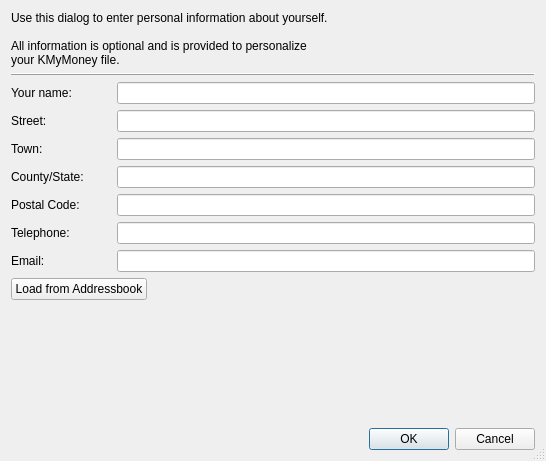
<?xml version="1.0" encoding="UTF-8"?>
<ui version="4.0">
 <class>EditPersonalDataDlg</class>
 <widget class="QDialog" name="EditPersonalDataDlg">
  <property name="geometry">
   <rect>
    <x>0</x>
    <y>0</y>
    <width>546</width>
    <height>461</height>
   </rect>
  </property>
  <property name="windowTitle">
   <string>New File Dialog</string>
  </property>
  <property name="sizeGripEnabled">
   <bool>true</bool>
  </property>
  <layout class="QVBoxLayout">
   <property name="spacing">
    <number>6</number>
   </property>
   <property name="leftMargin">
    <number>11</number>
   </property>
   <property name="topMargin">
    <number>11</number>
   </property>
   <property name="rightMargin">
    <number>11</number>
   </property>
   <property name="bottomMargin">
    <number>11</number>
   </property>
   <item>
    <layout class="QHBoxLayout">
     <property name="spacing">
      <number>6</number>
     </property>
     <property name="leftMargin">
      <number>0</number>
     </property>
     <property name="topMargin">
      <number>0</number>
     </property>
     <property name="rightMargin">
      <number>0</number>
     </property>
     <property name="bottomMargin">
      <number>0</number>
     </property>
     <item>
      <widget class="QLabel" name="TextLabel1_2">
       <property name="text">
        <string>Use this dialog to enter personal information about yourself.

All information is optional and is provided to personalize
your KMyMoney file.</string>
       </property>
       <property name="wordWrap">
        <bool>false</bool>
       </property>
      </widget>
     </item>
    </layout>
   </item>
   <item>
    <widget class="Line" name="Line1">
     <property name="frameShape">
      <enum>QFrame::HLine</enum>
     </property>
     <property name="frameShadow">
      <enum>QFrame::Raised</enum>
     </property>
     <property name="lineWidth">
      <number>1</number>
     </property>
    </widget>
   </item>
   <item>
    <layout class="QGridLayout">
     <item row="3" column="0">
      <widget class="QLabel" name="TextLabel4">
       <property name="minimumSize">
        <size>
         <width>100</width>
         <height>0</height>
        </size>
       </property>
       <property name="text">
        <string>County/State:</string>
       </property>
       <property name="wordWrap">
        <bool>false</bool>
       </property>
      </widget>
     </item>
     <item row="0" column="1">
      <widget class="KLineEdit" name="userNameEdit"/>
     </item>
     <item row="3" column="1">
      <widget class="KLineEdit" name="countyEdit"/>
     </item>
     <item row="2" column="1">
      <widget class="KLineEdit" name="townEdit"/>
     </item>
     <item row="1" column="0">
      <widget class="QLabel" name="TextLabel2">
       <property name="minimumSize">
        <size>
         <width>100</width>
         <height>0</height>
        </size>
       </property>
       <property name="text">
        <string>Street:</string>
       </property>
       <property name="wordWrap">
        <bool>false</bool>
       </property>
      </widget>
     </item>
     <item row="1" column="1">
      <widget class="KLineEdit" name="streetEdit"/>
     </item>
     <item row="6" column="0">
      <widget class="QLabel" name="TextLabel7">
       <property name="minimumSize">
        <size>
         <width>100</width>
         <height>0</height>
        </size>
       </property>
       <property name="text">
        <string comment="Email address">Email:</string>
       </property>
       <property name="wordWrap">
        <bool>false</bool>
       </property>
      </widget>
     </item>
     <item row="0" column="0">
      <widget class="QLabel" name="TextLabel1">
       <property name="text">
        <string>Your name:</string>
       </property>
       <property name="wordWrap">
        <bool>false</bool>
       </property>
      </widget>
     </item>
     <item row="5" column="0">
      <widget class="QLabel" name="TextLabel6">
       <property name="minimumSize">
        <size>
         <width>100</width>
         <height>0</height>
        </size>
       </property>
       <property name="text">
        <string>Telephone:</string>
       </property>
       <property name="wordWrap">
        <bool>false</bool>
       </property>
      </widget>
     </item>
     <item row="2" column="0">
      <widget class="QLabel" name="TextLabel3">
       <property name="minimumSize">
        <size>
         <width>100</width>
         <height>0</height>
        </size>
       </property>
       <property name="text">
        <string>Town:</string>
       </property>
       <property name="wordWrap">
        <bool>false</bool>
       </property>
      </widget>
     </item>
     <item row="6" column="1">
      <widget class="KLineEdit" name="emailEdit"/>
     </item>
     <item row="4" column="0">
      <widget class="QLabel" name="TextLabel5">
       <property name="minimumSize">
        <size>
         <width>100</width>
         <height>0</height>
        </size>
       </property>
       <property name="text">
        <string>Postal Code:</string>
       </property>
       <property name="wordWrap">
        <bool>false</bool>
       </property>
      </widget>
     </item>
     <item row="5" column="1">
      <widget class="KLineEdit" name="telephoneEdit"/>
     </item>
     <item row="4" column="1">
      <widget class="KLineEdit" name="postcodeEdit"/>
     </item>
    </layout>
   </item>
   <item>
    <layout class="QHBoxLayout">
     <item>
      <widget class="QPushButton" name="kabcBtn">
       <property name="text">
        <string>Load from Addressbook</string>
       </property>
      </widget>
     </item>
     <item>
      <spacer name="spacer11">
       <property name="orientation">
        <enum>Qt::Horizontal</enum>
       </property>
       <property name="sizeType">
        <enum>QSizePolicy::Expanding</enum>
       </property>
       <property name="sizeHint" stdset="0">
        <size>
         <width>305</width>
         <height>21</height>
        </size>
       </property>
      </spacer>
     </item>
    </layout>
   </item>
   <item>
    <spacer name="spacer2">
     <property name="orientation">
      <enum>Qt::Vertical</enum>
     </property>
     <property name="sizeType">
      <enum>QSizePolicy::Expanding</enum>
     </property>
     <property name="sizeHint" stdset="0">
      <size>
       <width>20</width>
       <height>16</height>
      </size>
     </property>
    </spacer>
   </item>
   <item>
    <widget class="QDialogButtonBox" name="buttonBox">
     <property name="standardButtons">
      <set>QDialogButtonBox::Cancel|QDialogButtonBox::Ok</set>
     </property>
    </widget>
   </item>
  </layout>
 </widget>
 <layoutdefault spacing="6" margin="11"/>
 <customwidgets>
  <customwidget>
   <class>KLineEdit</class>
   <extends>QLineEdit</extends>
   <header>klineedit.h</header>
  </customwidget>
 </customwidgets>
 <tabstops>
  <tabstop>userNameEdit</tabstop>
  <tabstop>streetEdit</tabstop>
  <tabstop>townEdit</tabstop>
  <tabstop>countyEdit</tabstop>
  <tabstop>postcodeEdit</tabstop>
  <tabstop>telephoneEdit</tabstop>
  <tabstop>emailEdit</tabstop>
  <tabstop>kabcBtn</tabstop>
 </tabstops>
 <resources/>
 <connections/>
</ui>
